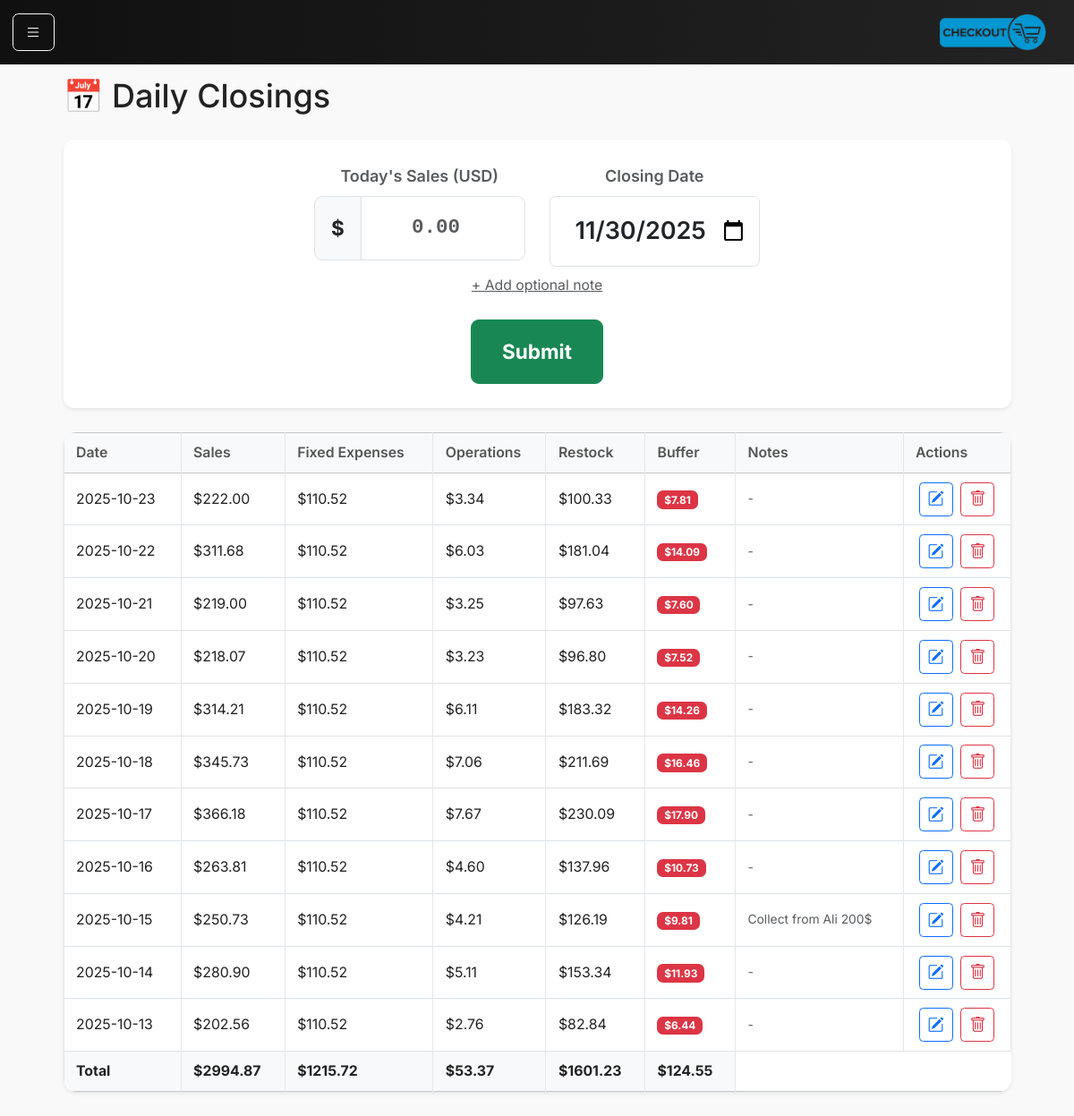
Page /closings on the earlier database version.
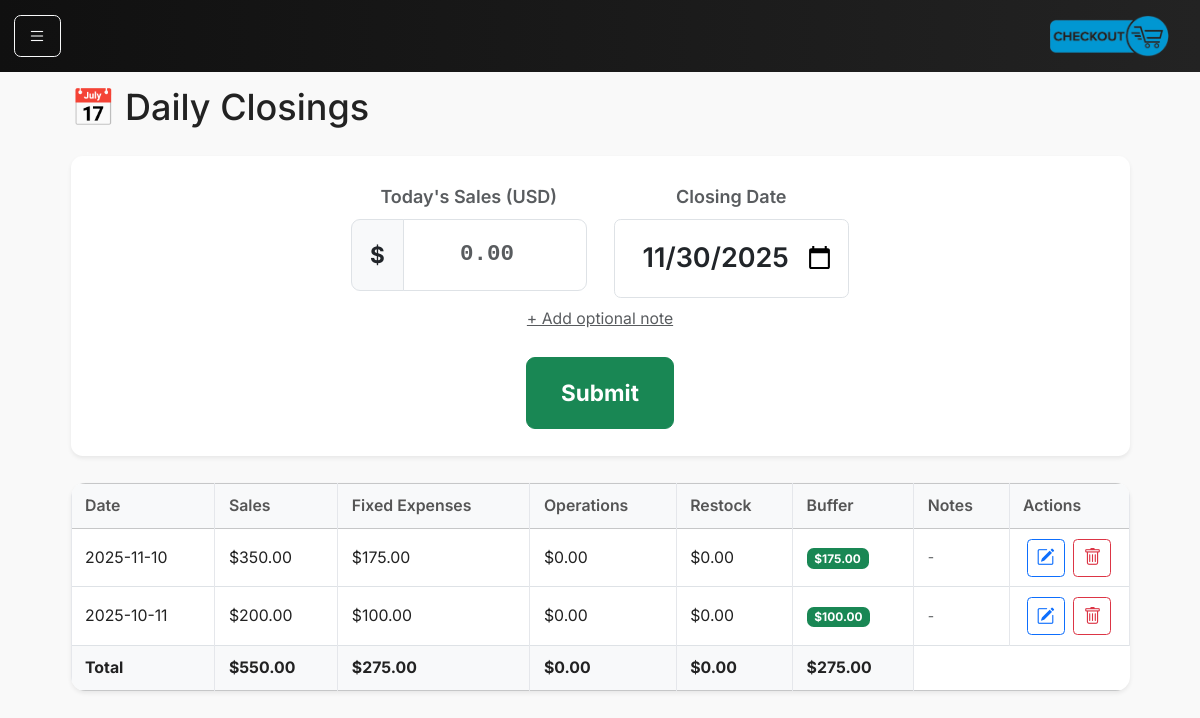
Same page on the later database version.
### models.py (models this page shows)
class DailyClosing(db.Model):
    __tablename__ = "daily_closings"
    id = db.Column(db.Integer, primary_key=True)
    date = db.Column(db.Date, nullable=False, unique=True)
    sales_cents = db.Column(db.Integer, nullable=False)
    fixed_allocation_cents = db.Column(db.Integer, default=0)
    ops_allocation_cents = db.Column(db.Integer, default=0)
    inventory_allocation_cents = db.Column(db.Integer, default=0)
    buffer_allocation_cents = db.Column(db.Integer, default=0)
    payment_mode = db.Column(db.String(20))
    notes = db.Column(db.String(255))
    created_at = db.Column(db.DateTime, default=datetime.utcnow)

### main.py (the view)
@app.route("/closings")
def closings():
    from main import DailyClosing
    all_closings = DailyClosing.query.order_by(DailyClosing.date.desc()).all()
    return render_template("closings.html", closings=all_closings, today=date.today())

### main.py (called while the page is built)
@app.context_processor
def inject_request():
    return dict(request=request)

### templates/closings.html (shortened to what this page needs)
{% extends "base.html" %}
{% block content %}
<div class="container-fluid">
  <div class="d-flex justify-content-between align-items-center mb-3">
    <h2>📅 Daily Closings</h2>
  </div>
  <div class="card shadow-sm mb-4 border-0">
    <div class="card-body py-4">
      <form method="POST" action="{{ url_for('daily_close') }}" class="text-center">
        <div class="row justify-content-center g-4">
          <div class="col-md-3 col-sm-6">
            <label for="sales" class="form-label text-muted fw-semibold fs-6">Today's Sales (USD)</label>
            <div class="input-group input-group-lg">
              <span class="input-group-text bg-light fw-bold">$</span>
              <input type="number" name="sales" id="sales"
                class="form-control text-center display-5 fw-bold py-3 sale-input" min="0" step="0.01"
                placeholder="0.00" required autofocus>
            </div>
          </div>
          <div class="col-md-3 col-sm-6">
            <label for="date" class="form-label text-muted fw-semibold fs-6">Closing Date</label>
            <input type="date" name="date" id="date" class="form-control text-center fs-4 fw-semibold py-3 date-input"
              value="{{ today.isoformat() }}" required>
          </div>
          <a class="small text-muted d-block mt-2" data-bs-toggle="collapse" href="#collapseNotes">
            + Add optional note
          </a>
          <div class="col-md-2 col-sm-6 d-flex align-items-end">
            <button type="submit" class="btn btn-success btn-lg w-100 py-3 fw-bold">
              Submit
            </button>
          </div>
        </div>
      </form>
    </div>
  </div>
  <table class="table table-bordered bg-white shadow-sm">
    <thead class="table-light">
      <tr>
        <th>Date</th>
        <th>Sales</th>
        <th>Fixed Expenses</th>
        <th>Operations</th>
        <th>Restock</th>
        <th>Buffer</th>
        <th>Notes</th>
        <th style="width: 120px;">Actions</th>
      </tr>
    </thead>
    <tbody>
      {% for c in closings %}
      <tr>
        <td>{{ c.date }}</td>
        <td>${{ "%.2f"|format(c.sales_cents / 100) }}</td>
        <td>${{ "%.2f"|format(c.fixed_allocation_cents / 100) }}</td>
        <td>${{ "%.2f"|format(c.ops_allocation_cents / 100) }}</td>
        <td>${{ "%.2f"|format(c.inventory_allocation_cents / 100) }}</td>
        <td>
          <span
            class="badge bg-{% if c.buffer_allocation_cents / c.sales_cents >= 0.4 %}success{% elif c.buffer_allocation_cents / c.sales_cents >= 0.2 %}warning{% else %}danger{% endif %}">
            ${{ "%.2f"|format(c.buffer_allocation_cents / 100) }}
          </span>
        </td>
        <td class="text-start small text-muted">{{ c.notes or "-" }}</td>
        <td class="text-center">
          <button class="btn btn-sm btn-outline-primary me-1" data-bs-toggle="modal" data-bs-target="#editClosingModal"
            data-id="{{ c.id }}" data-date="{{ c.date }}" data-sales="{{ c.sales_cents / 100 }}"
            data-notes="{{ c.notes or '' }}">
            <i class="bi bi-pencil-square"></i>
          </button>
          <button class="btn btn-sm btn-outline-danger" data-bs-toggle="modal" data-bs-target="#deleteClosingModal"
            data-id="{{ c.id }}" data-date="{{ c.date }}">
            <i class="bi bi-trash"></i>
          </button>
        </td>
      </tr>
      {% else %}
      <tr>
        <td colspan="6" class="text-center text-muted">No closings found</td>
      </tr>
      {% endfor %}
    </tbody>
    <tfoot class="table-light fw-bold">
      <tr>
        <td>Total</td>
        <td>
          ${{ '%.2f' % ((closings | sum(attribute='sales_cents', start=0)) / 100) }}
        </td>
        <td>
          ${{ '%.2f' % ((closings | sum(attribute='fixed_allocation_cents', start=0)) / 100) }}
        </td>
        <td>
          ${{ '%.2f' % ((closings | sum(attribute='ops_allocation_cents', start=0)) / 100) }}
        </td>
        <td>
          ${{ '%.2f' % ((closings | sum(attribute='inventory_allocation_cents', start=0)) / 100) }}
        </td>
        <td>
          ${{ '%.2f' % ((closings | sum(attribute='buffer_allocation_cents', start=0)) / 100) }}
        </td>
      </tr>
    </tfoot>
  </table>
</div>
{% endblock %}

### templates/base.html (shortened to what this page needs)
<!doctype html>
<html lang="en">
<head>
    <link href="https://cdn.jsdelivr.net/npm/bootstrap@5.3.3/dist/css/bootstrap.min.css" rel="stylesheet">
    <link href="{{ url_for('static', filename='main.css') }}" rel="stylesheet">
    <link rel="stylesheet" href="https://cdn.jsdelivr.net/npm/bootstrap-icons@1.11.3/font/bootstrap-icons.css">
    <link rel="stylesheet" href="https://cdn.jsdelivr.net/npm/ag-grid-community@34.3.0/styles/ag-grid.css">
    <link rel="stylesheet" href="https://cdn.jsdelivr.net/npm/ag-grid-community@34.3.0/styles/ag-theme-quartz.css">
    <link rel="stylesheet" href="https://cdn.datatables.net/1.13.8/css/dataTables.bootstrap5.min.css">
</head>
<body>
    <nav class="navbar navbar-dark bg-dark fixed-top">
        <div class="container-fluid">
            <button class="btn btn-outline-light me-2" type="button" data-bs-toggle="offcanvas"
                data-bs-target="#sidebar" aria-controls="sidebar">
                <i class="bi bi-list"></i>
            </button>
            <a class="navbar-brand" href="/"><img src="static/assets/logo.png"></a>
        </div>
    </nav>
    <main class="container px-4">
        {% block content %}{% endblock %}
    </main>
    <div class="position-fixed bottom-0 end-0 p-3" style="z-index: 11">
    </div>
</body>
</html>

### static/main.css (style rules this page uses)
html, body { font-family: 'Inter', sans-serif; background-color: #f6f8fb; color: #222; font-size: 18px; padding-top: 25px; background-color: #f9f9f9; }
.navbar { background: linear-gradient(90deg, #101010, #232323); }
.navbar img { max-width: 120px; }
.navbar-brand { font-weight: 700; letter-spacing: 0.5px; font-size: 1.4rem; }
main { padding-top: 2rem; padding-bottom: 2rem; }
.card { border-radius: 1rem; }
.table { border-radius: 0.8rem; overflow: hidden; }
.table th { color: #555; font-weight: 600; }
.table td { color: #222; }
.sale-input { font-family: 'Roboto Mono', monospace; font-size: 2.2rem; transition: box-shadow 0.2s ease; }
.date-input { font-size: 1.5rem; text-align: center; }
.btn-sm i { font-size: 1rem; vertical-align: middle; }
:root { --ccg-accent: #0d6efd; --ccg-muted: #6c757d; --ccg-card-bg: #ffffff; --ccg-card-br: #e9ecef; }
.table> :not(caption)>*>* { vertical-align: middle; }
.table { font-size: 0.88rem; color: #212529; }
.table> :not(caption)>*>* { vertical-align: middle; padding: 0.55rem 0.75rem; border-color: #e5e7eb; }
.card { border: 1px solid #e5e7eb; border-radius: 0.65rem; }
.card-body { padding: 0.9rem 1rem; }

Differences in the rows shown:
removed DailyClosing: date "2025-10-23", c.sales_cents/100 "222.00", c.fixed_allocation_cents/100 "110.52", c.ops_allocation_cents/100 "3.34", c.inventory_allocation_cents/100 "100.33", c.buffer_allocation_cents/100 "7.81", notes "-"
removed DailyClosing: date "2025-10-22", c.sales_cents/100 "311.68", c.fixed_allocation_cents/100 "110.52", c.ops_allocation_cents/100 "6.03", c.inventory_allocation_cents/100 "181.04", c.buffer_allocation_cents/100 "14.09", notes "-"
removed DailyClosing: date "2025-10-21", c.sales_cents/100 "219.00", c.fixed_allocation_cents/100 "110.52", c.ops_allocation_cents/100 "3.25", c.inventory_allocation_cents/100 "97.63", c.buffer_allocation_cents/100 "7.60", notes "-"
removed DailyClosing: date "2025-10-20", c.sales_cents/100 "218.07", c.fixed_allocation_cents/100 "110.52", c.ops_allocation_cents/100 "3.23", c.inventory_allocation_cents/100 "96.80", c.buffer_allocation_cents/100 "7.52", notes "-"
removed DailyClosing: date "2025-10-19", c.sales_cents/100 "314.21", c.fixed_allocation_cents/100 "110.52", c.ops_allocation_cents/100 "6.11", c.inventory_allocation_cents/100 "183.32", c.buffer_allocation_cents/100 "14.26", notes "-"
removed DailyClosing: date "2025-10-18", c.sales_cents/100 "345.73", c.fixed_allocation_cents/100 "110.52", c.ops_allocation_cents/100 "7.06", c.inventory_allocation_cents/100 "211.69", c.buffer_allocation_cents/100 "16.46", notes "-"
removed DailyClosing: date "2025-10-17", c.sales_cents/100 "366.18", c.fixed_allocation_cents/100 "110.52", c.ops_allocation_cents/100 "7.67", c.inventory_allocation_cents/100 "230.09", c.buffer_allocation_cents/100 "17.90", notes "-"
removed DailyClosing: date "2025-10-16", c.sales_cents/100 "263.81", c.fixed_allocation_cents/100 "110.52", c.ops_allocation_cents/100 "4.60", c.inventory_allocation_cents/100 "137.96", c.buffer_allocation_cents/100 "10.73", notes "-"
removed DailyClosing: date "2025-10-15", c.sales_cents/100 "250.73", c.fixed_allocation_cents/100 "110.52", c.ops_allocation_cents/100 "4.21", c.inventory_allocation_cents/100 "126.19", c.buffer_allocation_cents/100 "9.81", notes "Collect from Ali 200$"
changed DailyClosing (number 1 of 2 on the later page): date "2025-10-14" → "2025-11-10"; c.sales_cents/100 "280.90" → "350.00"; c.fixed_allocation_cents/100 "110.52" → "175.00"; c.ops_allocation_cents/100 "5.11" → "0.00"; c.inventory_allocation_cents/100 "153.34" → "0.00"; buffer_allocation_cents 1193 → 17500 (drawn); c.buffer_allocation_cents/100 "11.93" → "175.00"
changed DailyClosing (number 2 of 2 on the later page): date "2025-10-13" → "2025-10-11"; c.sales_cents/100 "202.56" → "200.00"; c.fixed_allocation_cents/100 "110.52" → "100.00"; c.ops_allocation_cents/100 "2.76" → "0.00"; c.inventory_allocation_cents/100 "82.84" → "0.00"; buffer_allocation_cents 644 → 10000 (drawn); c.buffer_allocation_cents/100 "6.44" → "100.00"
Other differences:
{{ '%.2f' % ((closings | sum(attribute='sales_cents', start=0)) / 100) }}: "2994.87" → "550.00"
text no longer shown: "1215.72 53.37 1601.23 124.55"
text now shown: "275.00 0.00 0.00 275.00"
